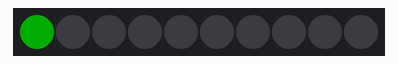
Simulated run of this sketch. Board: Arduino Uno, built with avr-gcc and run on an emulated ATmega328P. On the bench: 10 RGB LEDs in strip order, left to right. Dim RGB values are drawn brighter than linear.

Above: at 0.1 s.
At 0.6 s:
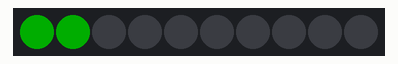
At 1.1 s:
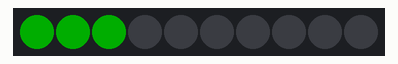
At 2.1 s:
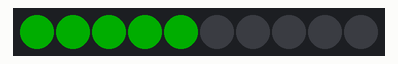
At 3.1 s:
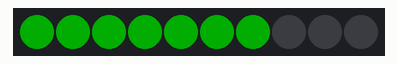
At 4.6 s:
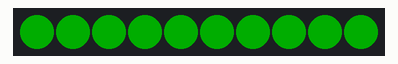

Measured:
- by itself, everything shown: repeats every 5.0 s, in 11 steps
- what the display in image 1 shows lasts 0.5 s, from 0.5 s to 1.0 s

The sketch:

neopixel.ino
```cpp
#include <Adafruit_NeoPixel.h>

#define PIN            6
#define NUMPIXELS      10

Adafruit_NeoPixel pixels = Adafruit_NeoPixel(NUMPIXELS, PIN);

void setup() {
  pixels.begin();
}

void loop() {
  for (int i = 0; i < NUMPIXELS; i++) {
    pixels.setPixelColor(i, pixels.Color(0, 50, 0));
    pixels.show();
    delay(500);
  }
  pixels.clear();
  pixels.show();
}
```
